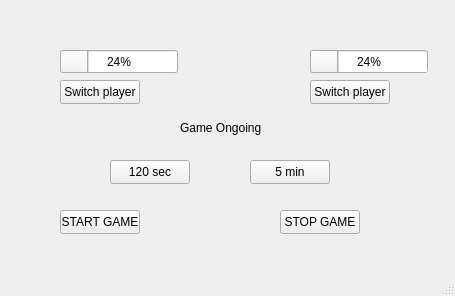
<?xml version="1.0" encoding="UTF-8"?>
<ui version="4.0">
 <class>MainWindow</class>
 <widget class="QMainWindow" name="MainWindow">
  <property name="geometry">
   <rect>
    <x>0</x>
    <y>0</y>
    <width>455</width>
    <height>296</height>
   </rect>
  </property>
  <property name="windowTitle">
   <string>MainWindow</string>
  </property>
  <widget class="QWidget" name="centralwidget">
   <widget class="QProgressBar" name="Player1Progress">
    <property name="geometry">
     <rect>
      <x>60</x>
      <y>50</y>
      <width>118</width>
      <height>23</height>
     </rect>
    </property>
    <property name="palette">
     <palette>
      <active>
       <colorrole role="Highlight">
        <brush brushstyle="SolidPattern">
         <color alpha="255">
          <red>0</red>
          <green>170</green>
          <blue>0</blue>
         </color>
        </brush>
       </colorrole>
      </active>
      <inactive>
       <colorrole role="Highlight">
        <brush brushstyle="SolidPattern">
         <color alpha="255">
          <red>240</red>
          <green>240</green>
          <blue>240</blue>
         </color>
        </brush>
       </colorrole>
      </inactive>
      <disabled>
       <colorrole role="Highlight">
        <brush brushstyle="SolidPattern">
         <color alpha="255">
          <red>0</red>
          <green>120</green>
          <blue>215</blue>
         </color>
        </brush>
       </colorrole>
      </disabled>
     </palette>
    </property>
    <property name="value">
     <number>24</number>
    </property>
    <property name="textVisible">
     <bool>true</bool>
    </property>
   </widget>
   <widget class="QProgressBar" name="player2Progress">
    <property name="geometry">
     <rect>
      <x>310</x>
      <y>50</y>
      <width>118</width>
      <height>23</height>
     </rect>
    </property>
    <property name="palette">
     <palette>
      <active>
       <colorrole role="Highlight">
        <brush brushstyle="SolidPattern">
         <color alpha="255">
          <red>0</red>
          <green>170</green>
          <blue>0</blue>
         </color>
        </brush>
       </colorrole>
      </active>
      <inactive>
       <colorrole role="Highlight">
        <brush brushstyle="SolidPattern">
         <color alpha="255">
          <red>240</red>
          <green>240</green>
          <blue>240</blue>
         </color>
        </brush>
       </colorrole>
      </inactive>
      <disabled>
       <colorrole role="Highlight">
        <brush brushstyle="SolidPattern">
         <color alpha="255">
          <red>0</red>
          <green>120</green>
          <blue>215</blue>
         </color>
        </brush>
       </colorrole>
      </disabled>
     </palette>
    </property>
    <property name="value">
     <number>24</number>
    </property>
   </widget>
   <widget class="QPushButton" name="SwitchPlayer1">
    <property name="geometry">
     <rect>
      <x>60</x>
      <y>80</y>
      <width>80</width>
      <height>24</height>
     </rect>
    </property>
    <property name="text">
     <string>Switch player</string>
    </property>
   </widget>
   <widget class="QPushButton" name="SwitchPlayer2">
    <property name="geometry">
     <rect>
      <x>310</x>
      <y>80</y>
      <width>80</width>
      <height>24</height>
     </rect>
    </property>
    <property name="text">
     <string>Switch player</string>
    </property>
   </widget>
   <widget class="QPushButton" name="TwoMin2">
    <property name="geometry">
     <rect>
      <x>110</x>
      <y>160</y>
      <width>80</width>
      <height>24</height>
     </rect>
    </property>
    <property name="text">
     <string>120 sec</string>
    </property>
   </widget>
   <widget class="QPushButton" name="FifeMin5">
    <property name="geometry">
     <rect>
      <x>250</x>
      <y>160</y>
      <width>80</width>
      <height>24</height>
     </rect>
    </property>
    <property name="text">
     <string>5 min</string>
    </property>
   </widget>
   <widget class="QPushButton" name="StartGame">
    <property name="geometry">
     <rect>
      <x>60</x>
      <y>210</y>
      <width>80</width>
      <height>24</height>
     </rect>
    </property>
    <property name="text">
     <string>START GAME</string>
    </property>
   </widget>
   <widget class="QPushButton" name="StopGame">
    <property name="geometry">
     <rect>
      <x>280</x>
      <y>210</y>
      <width>80</width>
      <height>24</height>
     </rect>
    </property>
    <property name="text">
     <string>STOP GAME</string>
    </property>
   </widget>
   <widget class="QLabel" name="InfoLabel">
    <property name="geometry">
     <rect>
      <x>180</x>
      <y>120</y>
      <width>181</width>
      <height>16</height>
     </rect>
    </property>
    <property name="text">
     <string>Game Ongoing</string>
    </property>
   </widget>
  </widget>
  <widget class="QMenuBar" name="menubar">
   <property name="geometry">
    <rect>
     <x>0</x>
     <y>0</y>
     <width>455</width>
     <height>21</height>
    </rect>
   </property>
  </widget>
  <widget class="QStatusBar" name="statusbar"/>
 </widget>
 <resources/>
 <connections/>
</ui>
